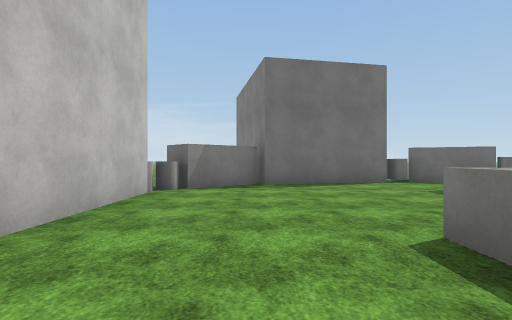
[1] (above)

15 first-person views from a walk through a scene from a Unity 3-D project. The camera is 1.3 m above the floor, looks level and sees 80° across. The floor is counted in squares, 2 m on a side. Each view is taken from the middle of a square. On the plan, view 1 faces up. The plan holds only what a view shows up to about 10 squares ahead; the rest is blank. The place goes on beyond the plan. The terrain is drawn as flat ground. Some surface patterns are stand-ins.

[2]
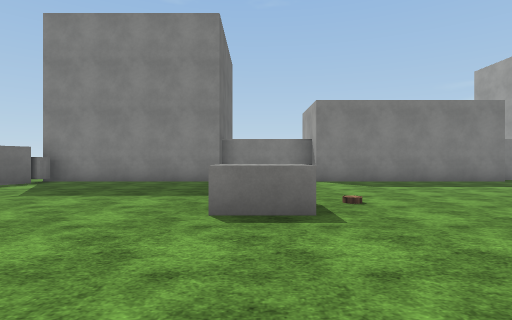

[3]
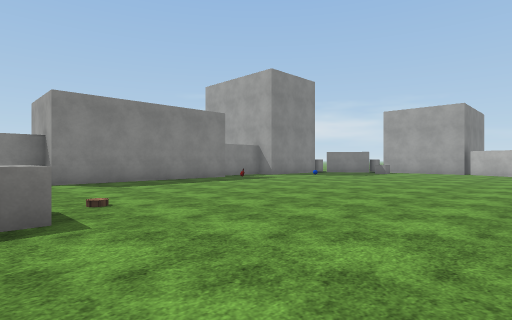

[4]
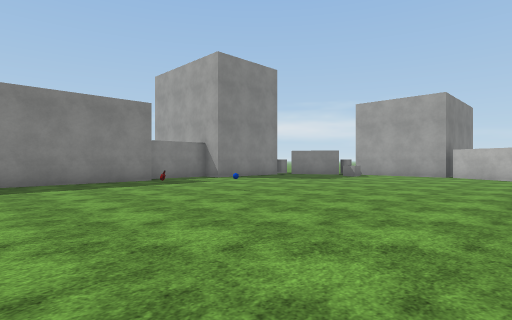

[5]
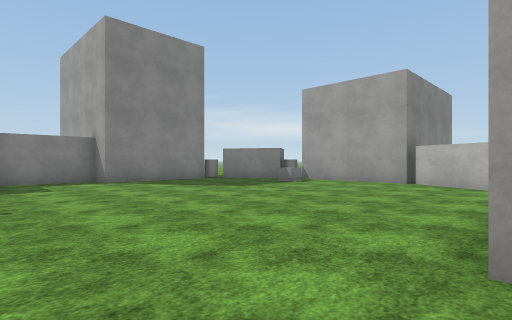

[6]
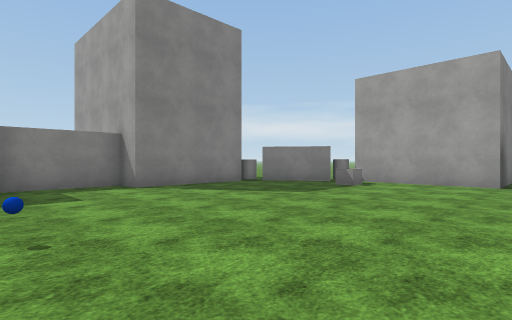

[7]
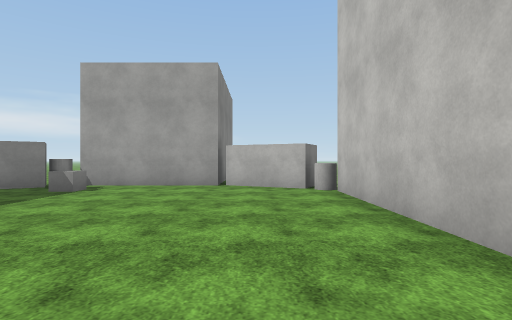

[8]
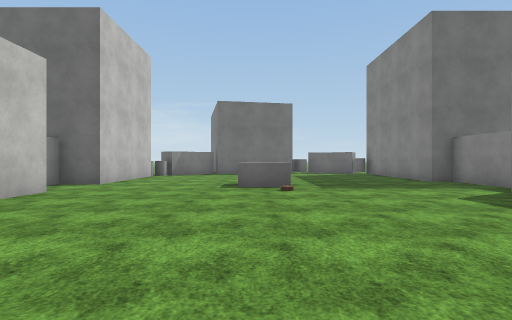

[9]
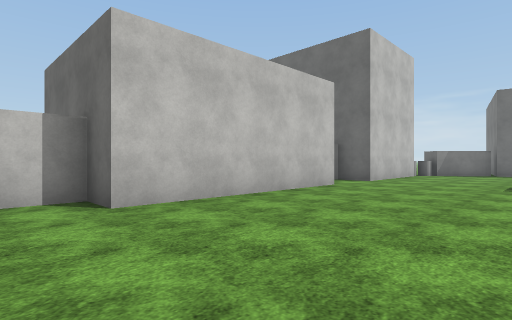

[10]
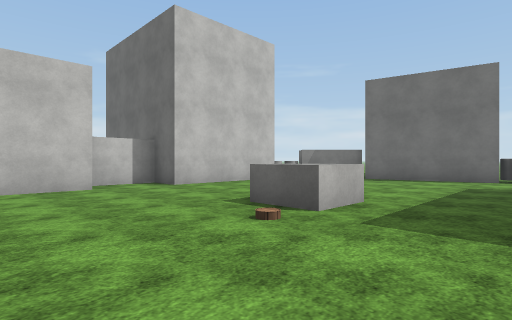

[11]
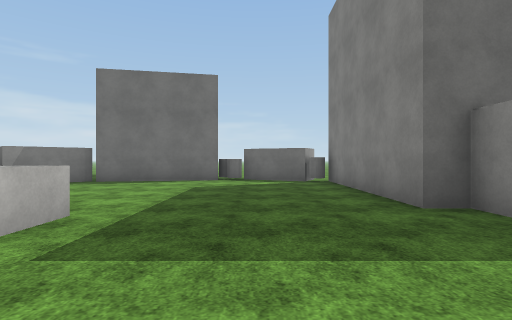

[12]
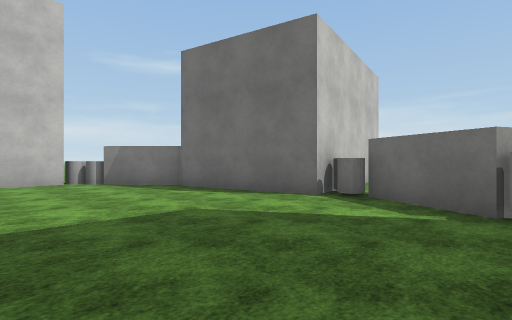

[13]
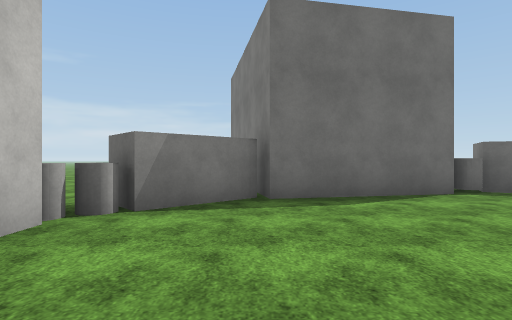

[14]
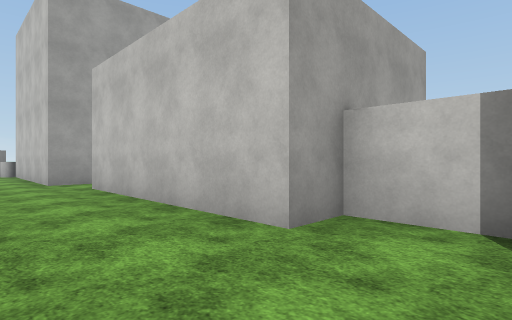

[15]
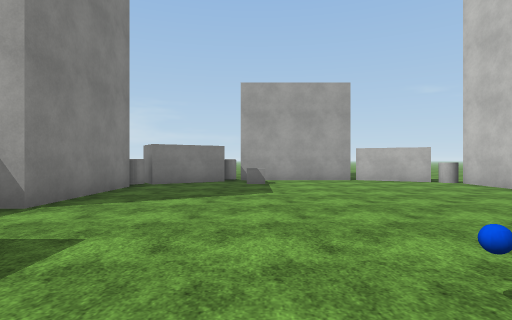

### Floor plan
Points are (right, up) in squares from view 1. A wall is a line through its corners. A room is listed if a view was taken in it or the views show most of it. See-through windows are left out.
Room 1 (views 1, 2, 3, 4, 5, 6, 7, 8, 9, 10, 11, 12, 13, 14, 15)
walls: (7.2, -5.5) (7.2, 0.2) (7.9, 0.2) (7.9, 3.1) (7.2, 3.1) (7.2, 8.5); (-2.8, -7.1) (-1.7, -7.1) (-1.7, -12.5); (-2.3, 6.1) (-2.3, 2.1) (-3.3, 2.1) (-3.3, 0.2) (-2.3, 0.2) (-2.3, -5.5) (-3.3, -5.5) (-3.3, -6.6); (7.2, -11.5) (7.2, -8.1) (7.9, -8.1) (7.9, -5.6); (0, 8.3) (-1.3, 7.1); (3.6, 8.8) (0.2, 8.1); (6.9, -12.3) (7.2, -12.8); (4.9, -13.2) (6.5, -12.1); (-1.1, -12.9) (0.8, -13.9); (6.9, 9) (6.5, 8.3) (4.6, 9.2) (5.1, 10.1); (1, -13.8) (4.5, -13.8); (3.2, 11.5) (3.6, 9.9)
objects: cylinder (-2, 6); cylinder (-2, 7); cube (2, 2); blue ball (3, -5); cube (4, -13); cylinder (4, 9); cylinder (4, 10); other object (6, -5); cylinder (7, -12); cylinder (7, 8)

Positions as (right, up) in squares from view 1, and headings:
1: (0, 0), facing up
2: (-2, 2), facing right
3: (-2, 2), facing down-right
4: (-2, -1), facing down-right
5: (-2, -5), facing down-right
6: (0, -5), facing down-right
7: (0, -6), facing down
8: (2, -6), facing up
9: (2, -7), facing up-left
10: (5, -2), facing up-left
11: (5, -1), facing up
12: (7, 4), facing up-left
13: (0, 3), facing up
14: (0, 2), facing down-left
15: (4, -4), facing down
